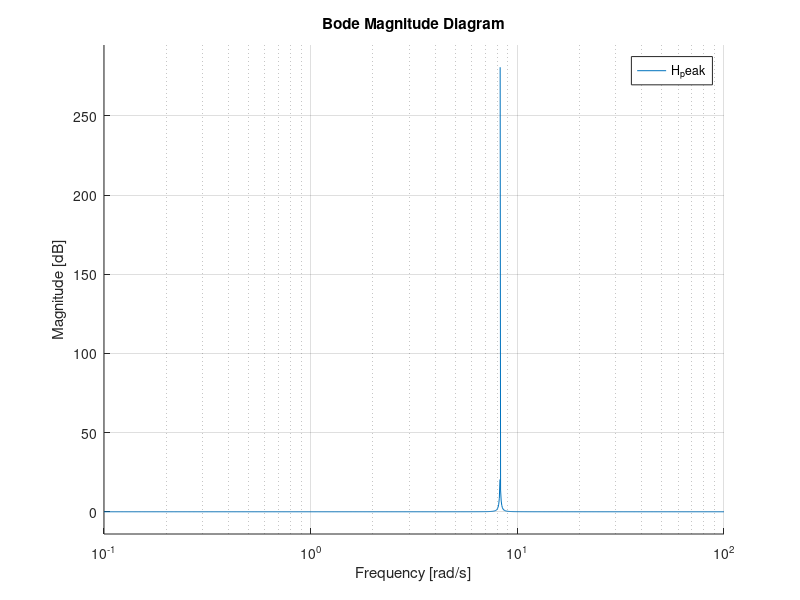

Write the MATLAB code that produced this figure.

clear
clc
% close all

% load tts_system.mat

% R_i = 0.03;
R_i = 0.04844;
v_0 = 0.4;


zeta_2 = 0.0226; % Cherubini 2018
omega_2 = v_0 / R_i; % Cherubini 2018 uses "R_2", assuming this is R_i...

% formulate classical peak filter
% zeta_1 = 2*zeta_2; % eta_1 > eta_2
zeta_1 = zeta_2;
zeta_2 = 0;
omega_1 = omega_2;

s = tf('s');

H_peak = ( s^2 + 2*zeta_1*omega_1*s + omega_1^2 ) / ( s^2 + 2*zeta_2*omega_2*s + omega_2^2 );
% H_notch = ( s^2 + omega_1^2 ) / ( s^2 + 2*zeta_1*omega_1*s + omega_1^2 )


% figure, bodemag(H_peak)
hold on, bodemag(H_peak)

% now, do H-infinity design
